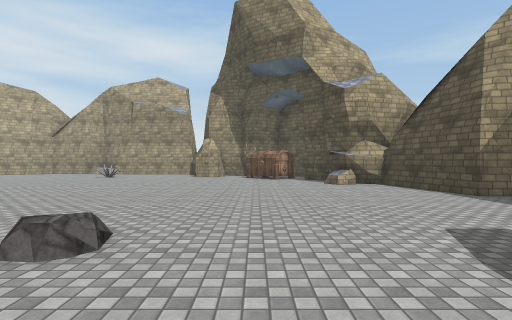
[1] (above)

18 first-person views from a walk through a 3-D level made in the Unity game engine. The camera is 1.5 m above the floor, looks level and sees 80° across. The floor is counted in squares, 2 m on a side. Each view is taken from the middle of a square. On the plan, view 1 faces up. The plan holds only what a view shows up to about 10 squares ahead; the rest is blank. The place goes on beyond the plan. The player character is not drawn. Surface patterns are stand-ins for the level's own textures.

[2]
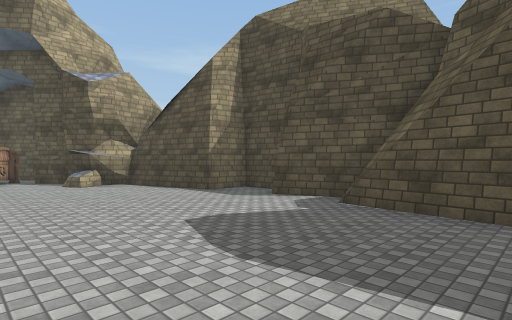

[3]
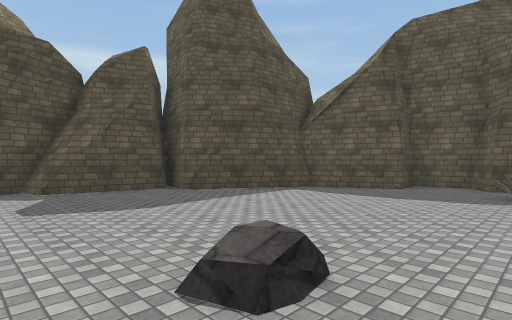

[4]
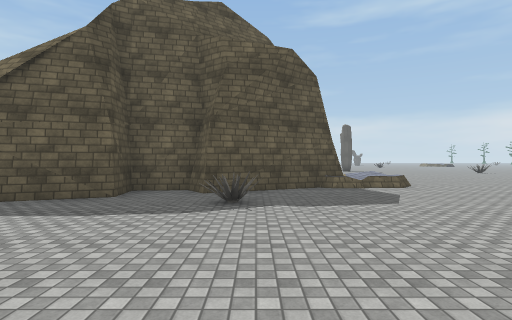

[5]
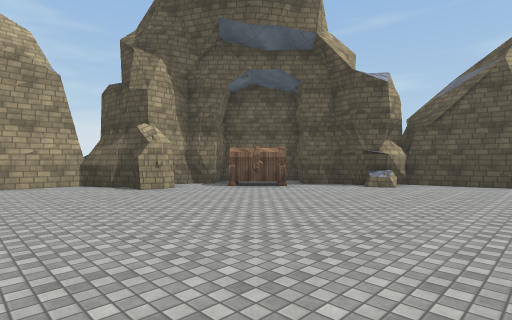

[6]
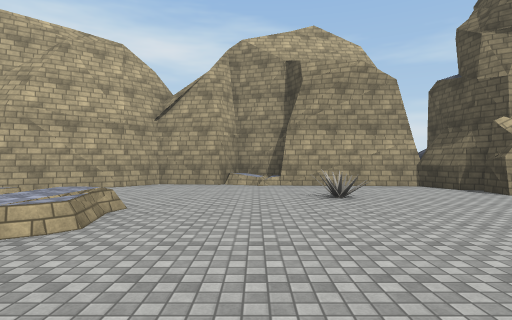

[7]
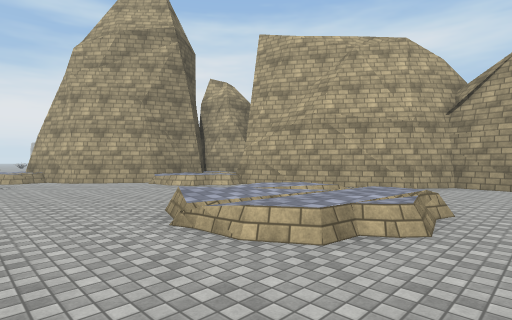

[8]
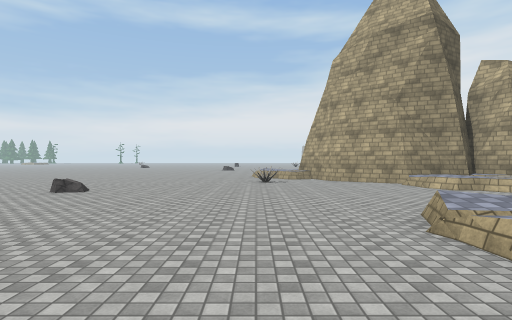

[9]
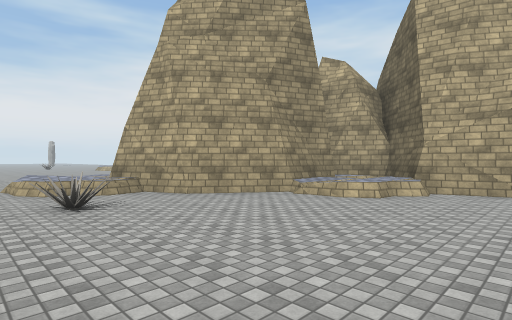

[10]
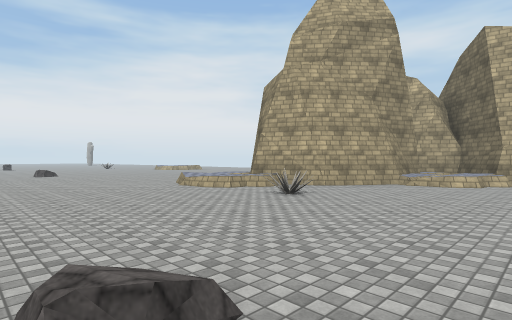

[11]
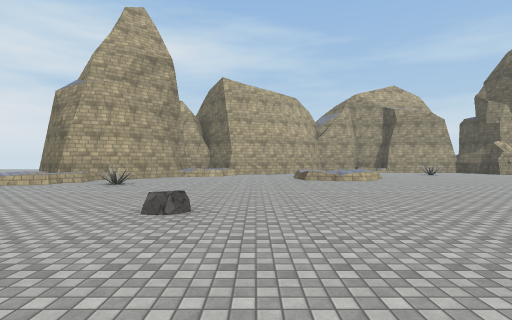

[12]
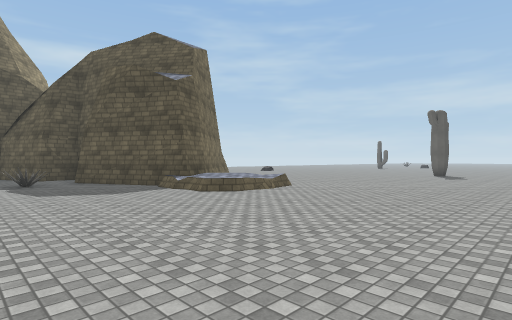

[13]
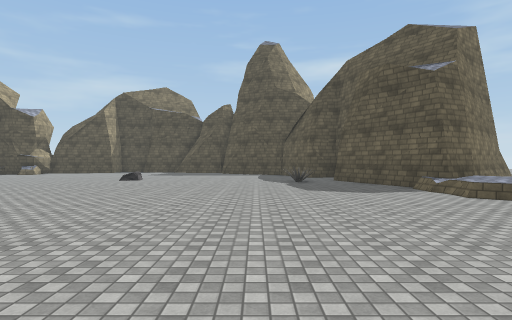

[14]
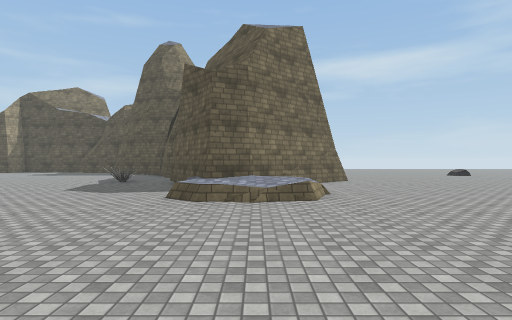

[15]
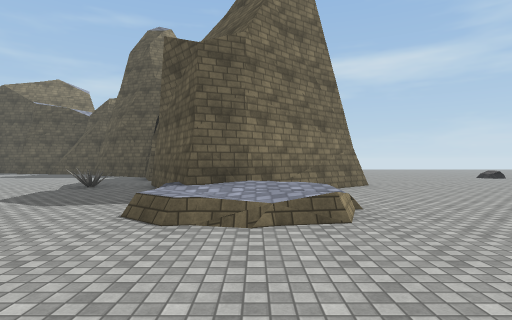

[16]
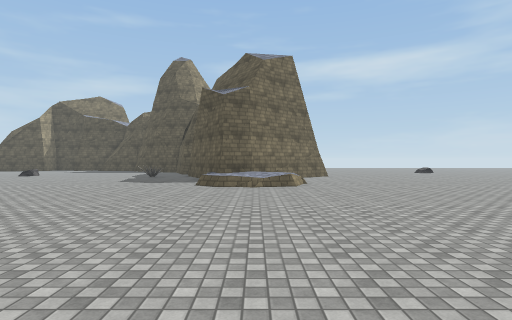

[17]
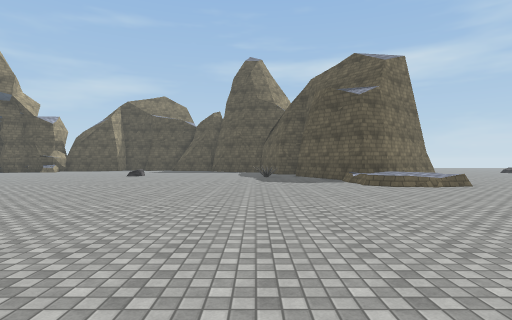

[18]
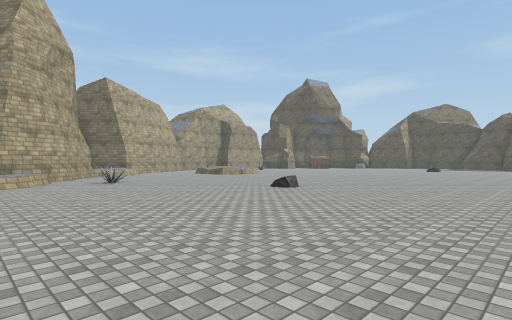

### Floor plan
Key: @ floor where view 1 was taken; # wall or solid block; . floor; ^ raised ledge; O other object.
Columns run from 23 left of view 1 to 6 right of it. Each row starts with its distance up from view 1.
 17            ####^#
 16           ##...^#####
 15     ###  ##.........####
 14     #^^##   .........#.#
 13     #^^^.   .....O.....OO
 12     #^^.. ^^^...........O##
 11    ##.....^^^^............#
 10   ##......^^^.............##
  9 ^##........^^..............##
  8 ^^^.........................#
  7 ^^..O.......................##
  6 ................ ............#
  5 .............................#
  4 .............................#
  3 .....................O.......#
  2 .......O....................##
  1 ............................#
  0 .......................@...##
 -1 ...........................##
 -2  .........................##
 -3 . .... .............O....##
 -4         ...............###
 -5          ............#.#
 -6          .........######
 -7         ........^^##
 -8        .........^^^#
 -9         ........^^^##
-10          ...........##
-11           ...........#
-12            ...........

Positions as (right, up) in squares from view 1, and headings:
1: (0, 0), facing up
2: (0, 0), facing up-right
3: (-3, 4), facing down-right
4: (-3, 2), facing down
5: (-6, 6), facing up-right
6: (-8, 7), facing up
7: (-9, 7), facing up-left
8: (-9, 7), facing left
9: (-14, 6), facing up-left
10: (-15, 2), facing up-left
11: (-15, -2), facing up
12: (-13, -2), facing down-right
13: (-13, -2), facing right
14: (-13, -8), facing right
15: (-11, -8), facing right
16: (-16, -8), facing right
17: (-16, -3), facing right
18: (-23, -3), facing up-right
